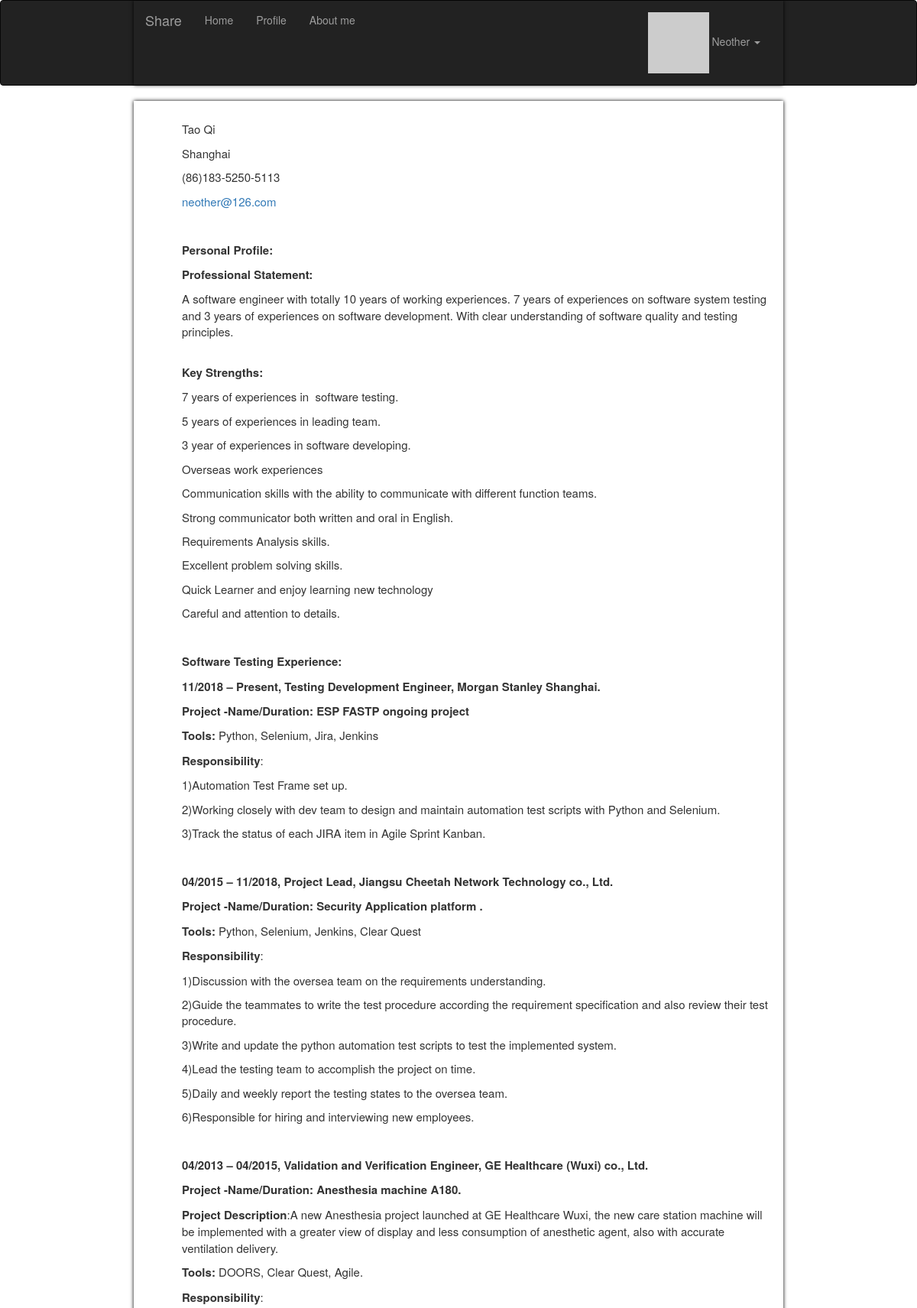
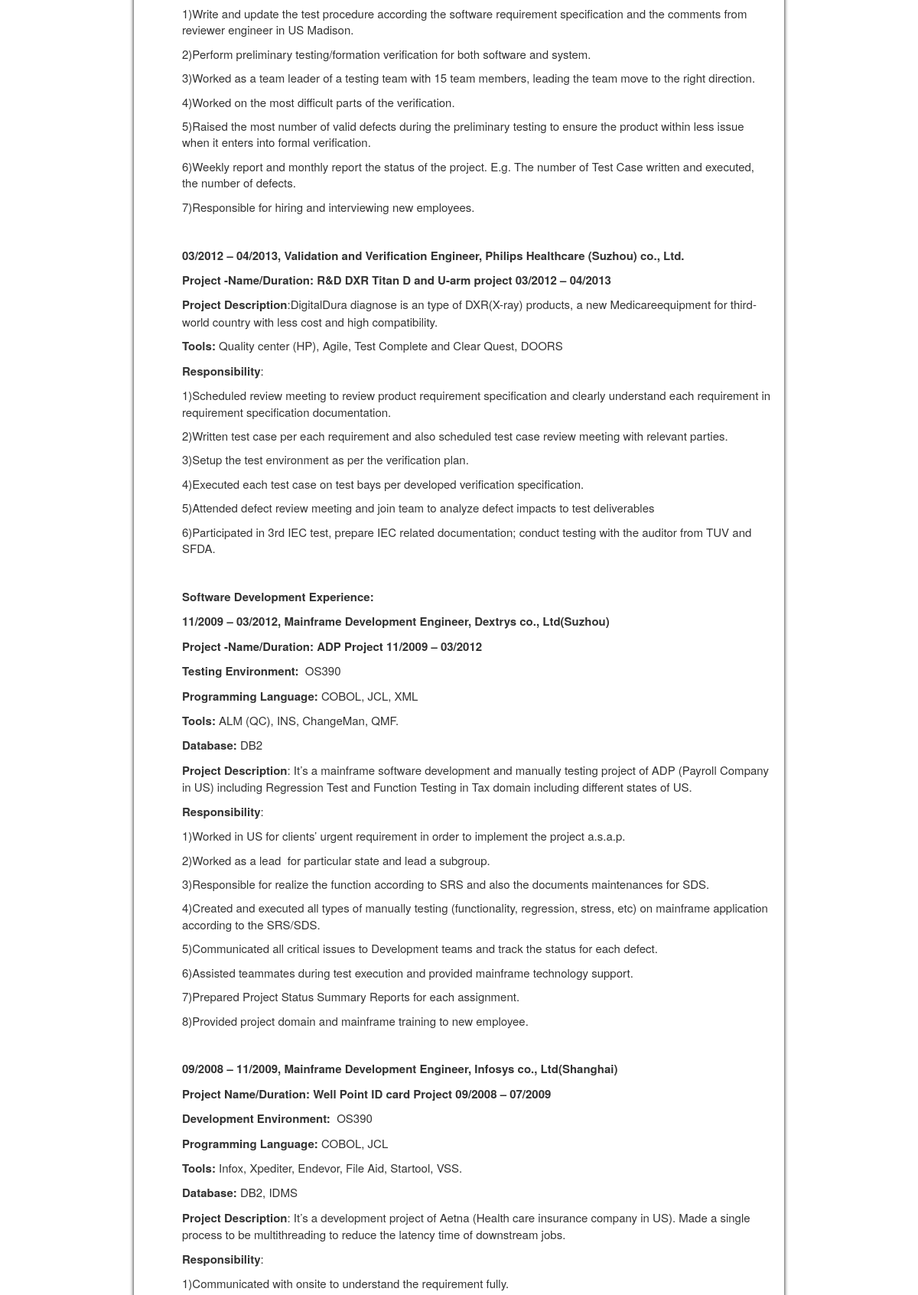
Screenshot of /aboutme (signed in, upper part) with the database file from the repository (2 pictures, top to bottom).
### app/models.py (models this page shows, shortened)
class User(UserMixin, db.Model):
    __tablename__ = 'users'
    id = db.Column(db.Integer, primary_key=True)
    email = db.Column(db.String(64), unique=True, index=True)
    username = db.Column(db.String(64), unique=True, index=True)
    password_hash = db.Column(db.String(128))
    role_id = db.Column(db.Integer, db.ForeignKey('roles.id'))
    confirmed = db.Column(db.Boolean, default=False)
    showaboutme = db.Column(db.Boolean, default=False)
    location = db.Column(db.String(64))
    about_me = db.Column(db.Text())
    member_since = db.Column(db.DateTime(), default=datetime.utcnow)
    last_seen = db.Column(db.DateTime(), default=datetime.utcnow)
    avatar_hash = db.Column(db.String(32))
    posts = db.relationship('Post', backref='author',
                            lazy='dynamic', cascade='all, delete-orphan')
    comments = db.relationship('Comment', backref='author', lazy='dynamic')
    followed = db.relationship('Follow', foreign_keys=[Follow.follower_id], backref=db.backref(
        'follower', lazy='joined'), lazy='dynamic', cascade='all, delete-orphan')
    followers = db.relationship('Follow', foreign_keys=[Follow.followed_id], backref=db.backref(
        'followed', lazy='joined'), lazy='dynamic', cascade='all, delete-orphan')
    @property
    def password(self):
        raise AttributeError('password is not a readable attribute')
    @login_manager.user_loader
    def load_user(user_id):
        return User.query.get(int(user_id))
    def can(self, perm):
        return self.role is not None and self.role.has_permission(perm)
    def is_administrator(self):
        return self.can(Permission.ADMIN)
    def ping(self):
        self.last_seen = datetime.utcnow()
        db.session.add(self)
    def gravatar_hash(self):
        return hashlib.md5(self.email.lower().encode('utf-8')).hexdigest()
    def gravatar(self, size=100, default='identicon', rating='g'):
        url = 'https://secure.gravatar.com/avatar'
        hash = self.avatar_hash or self.gravatar_hash()
        return '{url}/{hash}?s={size}&d={default}&r={rating}'.format(
            url=url, hash=hash, size=size, default=default, rating=rating)

class Post(db.Model):
    __tablename__ = 'posts'
    id = db.Column(db.Integer, primary_key=True)
    body = db.Column(db.Text)
    timestamp = db.Column(db.DateTime, index=True, default=datetime.utcnow)
    author_id = db.Column(db.Integer, db.ForeignKey('users.id'))
    body_html = db.Column(db.Text)
    comments = db.relationship('Comment', backref='post', lazy='dynamic')
    Top = db.Column(db.Integer, default=0)

### app/main/views.py (the view)
@main.route('/aboutme')
def aboutme():
    post = Post.query.filter_by(id=1).first()
    return render_template('aboutme.html', post=post)

### app/auth/views.py (called while the page is built)
@auth.before_app_request
def before_request():
    if current_user.is_authenticated:
        current_user.ping()
        if not current_user.confirmed \
                and request.blueprint != 'auth' \
                and request.endpoint != 'static':
            return redirect(url_for('auth.unconfirmed'))

### app/main/__init__.py (called while the page is built)
@main.app_context_processor
def inject_permissions():
    return dict(Permission=Permission)

### app/models.py (called while the page is built)
    def has_permission(self, perm):
        return self.permissions & perm == perm

### app/templates/aboutme.html (shortened to what this page needs)
{% extends "base.html" %}
{% import "bootstrap/wtf.html" as wtf %}
{% import "_macros.html" as macros %}
{% block page_content %}
            <div class="post-content">
                <div class="topicinpost-body ">
                 <br>
                    {% if post.body_html %}
                        {{ post.body_html | safe}}
                    {% else %}
                        {{ post.body }}
                    {% endif %}
                    <br>
                </div>
            </div>
{% endblock %}

### app/templates/base.html (shortened to what this page needs)
{% extends "bootstrap/base.html" %}
{% block head %}
    {{ super() }}
    <link rel="stylesheet" type="text/css" href="{{ url_for('static', filename='styles.css') }}">
{% endblock %}
{% block navbar %}
    <div class="navbar navbar-inverse" role="navigation">
        <div class="container">
            <div class="navbar-header">
                <a class="navbar-brand" href="{{ url_for('main.index') }}">Share</a>
            </div>
            <div class="navbar-collapse collapse">
                <ul class="nav navbar-nav">
                    <li><a href="{{ url_for('main.index') }}">Home</a></li>
                    {% if current_user.is_authenticated %}
                        <li><a href="{{ url_for('main.user', username=current_user.username) }}">Profile</a></li>
                    {% endif %}
                    <li><a href="{{ url_for('main.aboutme') }}">About me</a></li>
                </ul>
                <ul class="nav navbar-nav navbar-right">
                    {% if current_user.is_authenticated %}
                        <li class="dropdown">
                            <a href="#" class="dropdown-toggle" data-toggle="dropdown">
                                <img src="{{ current_user.gravatar(size=18) }}">
                                {{current_user.username}} <b class="caret"></b>
                            </a>
                        </li>
                    {% else %}
                        <li><a href="{{ url_for('auth.login') }}">Log In</a></li>
                    {% endif %}
                </ul>
            </div>
        </div>
    </div>
{% endblock %}
{% block content %}
    <div class="container">
        {% block page_content %}{% endblock %}
    </div>
{% endblock %}

### app/static/styles.css (style rules this page uses)
div.post-content { margin-top: 5px; margin-left: 48px; min-height: 48px; }
.topicinpost-body { font-size: 15px; margin-top: 3px; margin-bottom :3px; text-align: top; }
.container { padding-right: 15px; padding-left: 15px; margin-right: auto; margin-left: auto; box-shadow: black 0px 0px 5px; }
@media (min-width: 768px) { .container { width: 750px; } }
@media (min-width: 848px) { .container { width: 770px; } }
@media (min-width: 1200px) { .container { width: 850px; } }

### rows the page displays
User: username "Neother"
Post: body_html "Tao Qi Shanghai (86)183-5250-5113 neother@126.com Personal Profile: Professional Statement: A software engineer with totally 10 years of working experiences. 7 years of experiences on software system testing and 3 years of experiences on software development. With clear understanding of software quality and testing principles. Key Strengths: 7 years of experiences in software testing. 5 years of experiences in leading team. 3 year of experiences in software developing. Overseas work experiences Communication skills with the ability to communicate with different function teams. Strong communicator both written and oral in English. Requirements Analysis skills. Excellent problem solving…"
